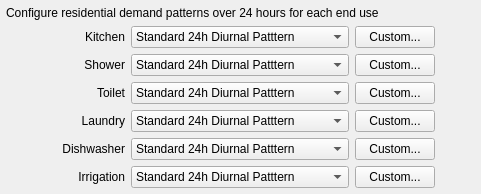
                         <widget class="QWidget" name="res_enduse_diurnal_widget" native="true">
                          <property name="minimumSize">
                           <size>
                            <width>0</width>
                            <height>0</height>
                           </size>
                          </property>
                          <layout class="QGridLayout" name="gridLayout_10">
                           <property name="leftMargin">
                            <number>6</number>
                           </property>
                           <property name="topMargin">
                            <number>6</number>
                           </property>
                           <property name="rightMargin">
                            <number>6</number>
                           </property>
                           <property name="bottomMargin">
                            <number>6</number>
                           </property>
                           <item row="1" column="4">
                            <spacer name="horizontalSpacer_38">
                             <property name="orientation">
                              <enum>Qt::Horizontal</enum>
                             </property>
                             <property name="sizeHint" stdset="0">
                              <size>
                               <width>40</width>
                               <height>20</height>
                              </size>
                             </property>
                            </spacer>
                           </item>
                           <item row="1" column="3">
                            <widget class="QPushButton" name="kitchen_dpcustom">
                             <property name="text">
                              <string>Custom...</string>
                             </property>
                            </widget>
                           </item>
                           <item row="3" column="3">
                            <widget class="QPushButton" name="toilet_dpcustom">
                             <property name="text">
                              <string>Custom...</string>
                             </property>
                            </widget>
                           </item>
                           <item row="6" column="3">
                            <widget class="QPushButton" name="res_irrigate_dpcustom">
                             <property name="text">
                              <string>Custom...</string>
                             </property>
                            </widget>
                           </item>
                           <item row="4" column="1">
                            <widget class="QLabel" name="laundry_diurnal_lbl">
                             <property name="text">
                              <string>Laundry</string>
                             </property>
                             <property name="alignment">
                              <set>Qt::AlignRight|Qt::AlignTrailing|Qt::AlignVCenter</set>
                             </property>
                            </widget>
                           </item>
                           <item row="2" column="1">
                            <widget class="QLabel" name="shower_diurnal_lbl">
                             <property name="text">
                              <string>Shower</string>
                             </property>
                             <property name="alignment">
                              <set>Qt::AlignRight|Qt::AlignTrailing|Qt::AlignVCenter</set>
                             </property>
                            </widget>
                           </item>
                           <item row="4" column="2">
                            <widget class="QComboBox" name="laundry_dp">
                             <item>
                              <property name="text">
                               <string>Standard 24h Diurnal Patttern</string>
                              </property>
                             </item>
                             <item>
                              <property name="text">
                               <string>Constant Hourly Pattern</string>
                              </property>
                             </item>
                             <item>
                              <property name="text">
                               <string>Office Hours Trapezoid (7am-7pm)</string>
                              </property>
                             </item>
                             <item>
                              <property name="text">
                               <string>After-hours Constant (6pm-6am)</string>
                              </property>
                             </item>
                             <item>
                              <property name="text">
                               <string>User-defined...</string>
                              </property>
                             </item>
                            </widget>
                           </item>
                           <item row="3" column="1">
                            <widget class="QLabel" name="toilet_diurnal_lbl">
                             <property name="text">
                              <string>Toilet</string>
                             </property>
                             <property name="alignment">
                              <set>Qt::AlignRight|Qt::AlignTrailing|Qt::AlignVCenter</set>
                             </property>
                            </widget>
                           </item>
                           <item row="1" column="1">
                            <widget class="QLabel" name="kitchen_diurnal_lbl">
                             <property name="text">
                              <string>Kitchen</string>
                             </property>
                             <property name="alignment">
                              <set>Qt::AlignRight|Qt::AlignTrailing|Qt::AlignVCenter</set>
                             </property>
                            </widget>
                           </item>
                           <item row="5" column="1">
                            <widget class="QLabel" name="dish_diurnal_lbl">
                             <property name="text">
                              <string>Dishwasher</string>
                             </property>
                             <property name="alignment">
                              <set>Qt::AlignRight|Qt::AlignTrailing|Qt::AlignVCenter</set>
                             </property>
                            </widget>
                           </item>
                           <item row="6" column="1">
                            <widget class="QLabel" name="res_irrigate_dirunal_lbl">
                             <property name="text">
                              <string>Irrigation</string>
                             </property>
                             <property name="alignment">
                              <set>Qt::AlignRight|Qt::AlignTrailing|Qt::AlignVCenter</set>
                             </property>
                            </widget>
                           </item>
                           <item row="1" column="2">
                            <widget class="QComboBox" name="kitchen_dp">
                             <item>
                              <property name="text">
                               <string>Standard 24h Diurnal Patttern</string>
                              </property>
                             </item>
                             <item>
                              <property name="text">
                               <string>Constant Hourly Pattern</string>
                              </property>
                             </item>
                             <item>
                              <property name="text">
                               <string>Office Hours Trapezoid (7am-7pm)</string>
                              </property>
                             </item>
                             <item>
                              <property name="text">
                               <string>After-hours Constant (6pm-6am)</string>
                              </property>
                             </item>
                             <item>
                              <property name="text">
                               <string>User-defined...</string>
                              </property>
                             </item>
                            </widget>
                           </item>
                           <item row="2" column="2">
                            <widget class="QComboBox" name="shower_dp">
                             <item>
                              <property name="text">
                               <string>Standard 24h Diurnal Patttern</string>
                              </property>
                             </item>
                             <item>
                              <property name="text">
                               <string>Constant Hourly Pattern</string>
                              </property>
                             </item>
                             <item>
                              <property name="text">
                               <string>Office Hours Trapezoid (7am-7pm)</string>
                              </property>
                             </item>
                             <item>
                              <property name="text">
                               <string>After-hours Constant (6pm-6am)</string>
                              </property>
                             </item>
                             <item>
                              <property name="text">
                               <string>User-defined...</string>
                              </property>
                             </item>
                            </widget>
                           </item>
                           <item row="3" column="2">
                            <widget class="QComboBox" name="toilet_dp">
                             <item>
                              <property name="text">
                               <string>Standard 24h Diurnal Patttern</string>
                              </property>
                             </item>
                             <item>
                              <property name="text">
                               <string>Constant Hourly Pattern</string>
                              </property>
                             </item>
                             <item>
                              <property name="text">
                               <string>Office Hours Trapezoid (7am-7pm)</string>
                              </property>
                             </item>
                             <item>
                              <property name="text">
                               <string>After-hours Constant (6pm-6am)</string>
                              </property>
                             </item>
                             <item>
                              <property name="text">
                               <string>User-defined...</string>
                              </property>
                             </item>
                            </widget>
                           </item>
                           <item row="6" column="2">
                            <widget class="QComboBox" name="res_irrigate_dp">
                             <item>
                              <property name="text">
                               <string>Standard 24h Diurnal Patttern</string>
                              </property>
                             </item>
                             <item>
                              <property name="text">
                               <string>Constant Hourly Pattern</string>
                              </property>
                             </item>
                             <item>
                              <property name="text">
                               <string>Office Hours Trapezoid (7am-7pm)</string>
                              </property>
                             </item>
                             <item>
                              <property name="text">
                               <string>After-hours Constant (6pm-6am)</string>
                              </property>
                             </item>
                             <item>
                              <property name="text">
                               <string>User-defined...</string>
                              </property>
                             </item>
                            </widget>
                           </item>
                           <item row="5" column="3">
                            <widget class="QPushButton" name="dish_dpcustom">
                             <property name="text">
                              <string>Custom...</string>
                             </property>
                            </widget>
                           </item>
                           <item row="2" column="3">
                            <widget class="QPushButton" name="shower_dpcustom">
                             <property name="text">
                              <string>Custom...</string>
                             </property>
                            </widget>
                           </item>
                           <item row="4" column="3">
                            <widget class="QPushButton" name="laundry_dpcustom">
                             <property name="text">
                              <string>Custom...</string>
                             </property>
                            </widget>
                           </item>
                           <item row="5" column="2">
                            <widget class="QComboBox" name="dish_dp">
                             <item>
                              <property name="text">
                               <string>Standard 24h Diurnal Patttern</string>
                              </property>
                             </item>
                             <item>
                              <property name="text">
                               <string>Constant Hourly Pattern</string>
                              </property>
                             </item>
                             <item>
                              <property name="text">
                               <string>Office Hours Trapezoid (7am-7pm)</string>
                              </property>
                             </item>
                             <item>
                              <property name="text">
                               <string>After-hours Constant (6pm-6am)</string>
                              </property>
                             </item>
                             <item>
                              <property name="text">
                               <string>User-defined...</string>
                              </property>
                             </item>
                            </widget>
                           </item>
                           <item row="1" column="0">
                            <spacer name="horizontalSpacer_41">
                             <property name="orientation">
                              <enum>Qt::Horizontal</enum>
                             </property>
                             <property name="sizeType">
                              <enum>QSizePolicy::Fixed</enum>
                             </property>
                             <property name="sizeHint" stdset="0">
                              <size>
                               <width>50</width>
                               <height>20</height>
                              </size>
                             </property>
                            </spacer>
                           </item>
                           <item row="0" column="0" colspan="4">
                            <widget class="QLabel" name="res_enduse_diurnal_lbl">
                             <property name="whatsThis">
                              <string>Estimate of the annual irrigation volume per hectare</string>
                             </property>
                             <property name="text">
                              <string>Configure residential demand patterns over 24 hours for each end use</string>
                             </property>
                            </widget>
                           </item>
                           <item row="2" column="0">
                            <spacer name="horizontalSpacer_42">
                             <property name="orientation">
                              <enum>Qt::Horizontal</enum>
                             </property>
                             <property name="sizeType">
                              <enum>QSizePolicy::Fixed</enum>
                             </property>
                             <property name="sizeHint" stdset="0">
                              <size>
                               <width>50</width>
                               <height>20</height>
                              </size>
                             </property>
                            </spacer>
                           </item>
                           <item row="3" column="0">
                            <spacer name="horizontalSpacer_43">
                             <property name="orientation">
                              <enum>Qt::Horizontal</enum>
                             </property>
                             <property name="sizeType">
                              <enum>QSizePolicy::Fixed</enum>
                             </property>
                             <property name="sizeHint" stdset="0">
                              <size>
                               <width>50</width>
                               <height>20</height>
                              </size>
                             </property>
                            </spacer>
                           </item>
                           <item row="4" column="0">
                            <spacer name="horizontalSpacer_44">
                             <property name="orientation">
                              <enum>Qt::Horizontal</enum>
                             </property>
                             <property name="sizeType">
                              <enum>QSizePolicy::Fixed</enum>
                             </property>
                             <property name="sizeHint" stdset="0">
                              <size>
                               <width>50</width>
                               <height>20</height>
                              </size>
                             </property>
                            </spacer>
                           </item>
                           <item row="5" column="0">
                            <spacer name="horizontalSpacer_45">
                             <property name="orientation">
                              <enum>Qt::Horizontal</enum>
                             </property>
                             <property name="sizeType">
                              <enum>QSizePolicy::Fixed</enum>
                             </property>
                             <property name="sizeHint" stdset="0">
                              <size>
                               <width>50</width>
                               <height>20</height>
                              </size>
                             </property>
                            </spacer>
                           </item>
                           <item row="6" column="0">
                            <spacer name="horizontalSpacer_46">
                             <property name="orientation">
                              <enum>Qt::Horizontal</enum>
                             </property>
                             <property name="sizeType">
                              <enum>QSizePolicy::Fixed</enum>
                             </property>
                             <property name="sizeHint" stdset="0">
                              <size>
                               <width>50</width>
                               <height>20</height>
                              </size>
                             </property>
                            </spacer>
                           </item>
                           <item row="2" column="4">
                            <spacer name="horizontalSpacer_47">
                             <property name="orientation">
                              <enum>Qt::Horizontal</enum>
                             </property>
                             <property name="sizeHint" stdset="0">
                              <size>
                               <width>40</width>
                               <height>20</height>
                              </size>
                             </property>
                            </spacer>
                           </item>
                           <item row="3" column="4">
                            <spacer name="horizontalSpacer_48">
                             <property name="orientation">
                              <enum>Qt::Horizontal</enum>
                             </property>
                             <property name="sizeHint" stdset="0">
                              <size>
                               <width>40</width>
                               <height>20</height>
                              </size>
                             </property>
                            </spacer>
                           </item>
                           <item row="4" column="4">
                            <spacer name="horizontalSpacer_49">
                             <property name="orientation">
                              <enum>Qt::Horizontal</enum>
                             </property>
                             <property name="sizeHint" stdset="0">
                              <size>
                               <width>40</width>
                               <height>20</height>
                              </size>
                             </property>
                            </spacer>
                           </item>
                           <item row="5" column="4">
                            <spacer name="horizontalSpacer_50">
                             <property name="orientation">
                              <enum>Qt::Horizontal</enum>
                             </property>
                             <property name="sizeHint" stdset="0">
                              <size>
                               <width>40</width>
                               <height>20</height>
                              </size>
                             </property>
                            </spacer>
                           </item>
                           <item row="6" column="4">
                            <spacer name="horizontalSpacer_51">
                             <property name="orientation">
                              <enum>Qt::Horizontal</enum>
                             </property>
                             <property name="sizeHint" stdset="0">
                              <size>
                               <width>40</width>
                               <height>20</height>
                              </size>
                             </property>
                            </spacer>
                           </item>
                          </layout>
                         </widget>
